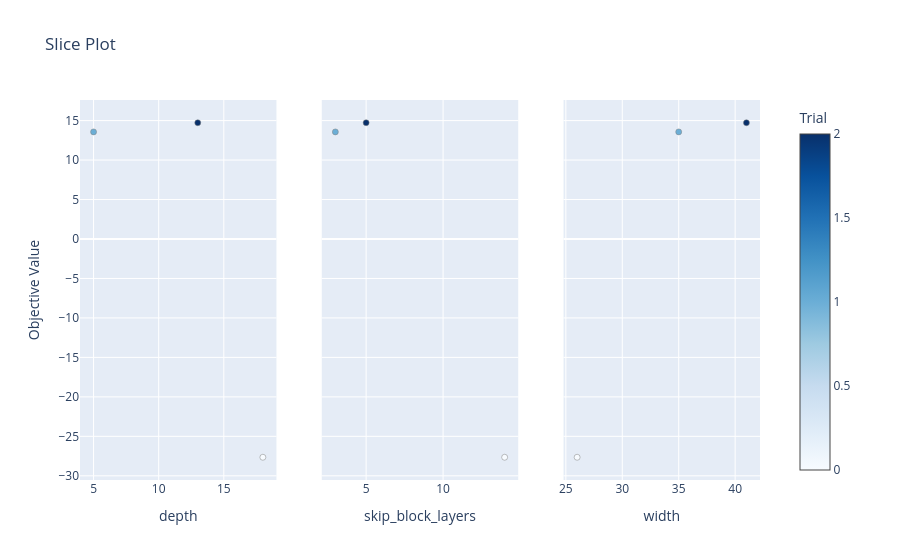

Notebook code for this chart:
### Code cell
optuna.visualization.plot_slice(study)

### Figure 1 — Plotly figure (JSON) as saved in the notebook; plotly's stock layout.template omitted (floating-point values rounded to 4 significant figures)
{"data": [{"marker": {"color": [0, 1, 2], "colorbar": {"title": {"text": "Trial"}, "x": 1, "xpad": 40}, "colorscale": [[0, "rgb(247,251,255)"], [0.125, "rgb(222,235,247)"], [0.25, "rgb(198,219,239)"], [0.375, "rgb(158,202,225)"], [0.5, "rgb(107,174,214)"], [0.625, "rgb(66,146,198)"], [0.75, "rgb(33,113,181)"], [0.875, "rgb(8,81,156)"], [1, "rgb(8,48,107)"]], "line": {"color": "Grey", "width": 0.5}, "showscale": true}, "mode": "markers", "name": "Feasible Trial", "showlegend": false, "type": "scatter", "x": [18, 5, 13], "xaxis": "x", "y": [-27.65, 13.57, 14.73], "yaxis": "y"}, {"marker": {"color": [0, 1, 2], "colorbar": {"title": {"text": "Trial"}, "x": 1, "xpad": 40}, "colorscale": [[0, "rgb(247,251,255)"], [0.125, "rgb(222,235,247)"], [0.25, "rgb(198,219,239)"], [0.375, "rgb(158,202,225)"], [0.5, "rgb(107,174,214)"], [0.625, "rgb(66,146,198)"], [0.75, "rgb(33,113,181)"], [0.875, "rgb(8,81,156)"], [1, "rgb(8,48,107)"]], "line": {"color": "Grey", "width": 0.5}, "showscale": false}, "mode": "markers", "name": "Feasible Trial", "showlegend": false, "type": "scatter", "x": [14, 3, 5], "xaxis": "x2", "y": [-27.65, 13.57, 14.73], "yaxis": "y2"}, {"marker": {"color": [0, 1, 2], "colorbar": {"title": {"text": "Trial"}, "x": 1, "xpad": 40}, "colorscale": [[0, "rgb(247,251,255)"], [0.125, "rgb(222,235,247)"], [0.25, "rgb(198,219,239)"], [0.375, "rgb(158,202,225)"], [0.5, "rgb(107,174,214)"], [0.625, "rgb(66,146,198)"], [0.75, "rgb(33,113,181)"], [0.875, "rgb(8,81,156)"], [1, "rgb(8,48,107)"]], "line": {"color": "Grey", "width": 0.5}, "showscale": false}, "mode": "markers", "name": "Feasible Trial", "showlegend": false, "type": "scatter", "x": [26, 35, 41], "xaxis": "x3", "y": [-27.65, 13.57, 14.73], "yaxis": "y3"}], "layout": {"title": {"text": "Slice Plot"}, "xaxis": {"anchor": "y", "domain": [0, 0.2889], "title": {"text": "depth"}}, "xaxis2": {"anchor": "y2", "domain": [0.3556, 0.6444], "title": {"text": "skip_block_layers"}}, "xaxis3": {"anchor": "y3", "domain": [0.7111, 1], "title": {"text": "width"}}, "yaxis": {"anchor": "x", "domain": [0, 1], "title": {"text": "Objective Value"}}, "yaxis2": {"anchor": "x2", "domain": [0, 1], "matches": "y", "showticklabels": false}, "yaxis3": {"anchor": "x3", "domain": [0, 1], "matches": "y", "showticklabels": false}}}
